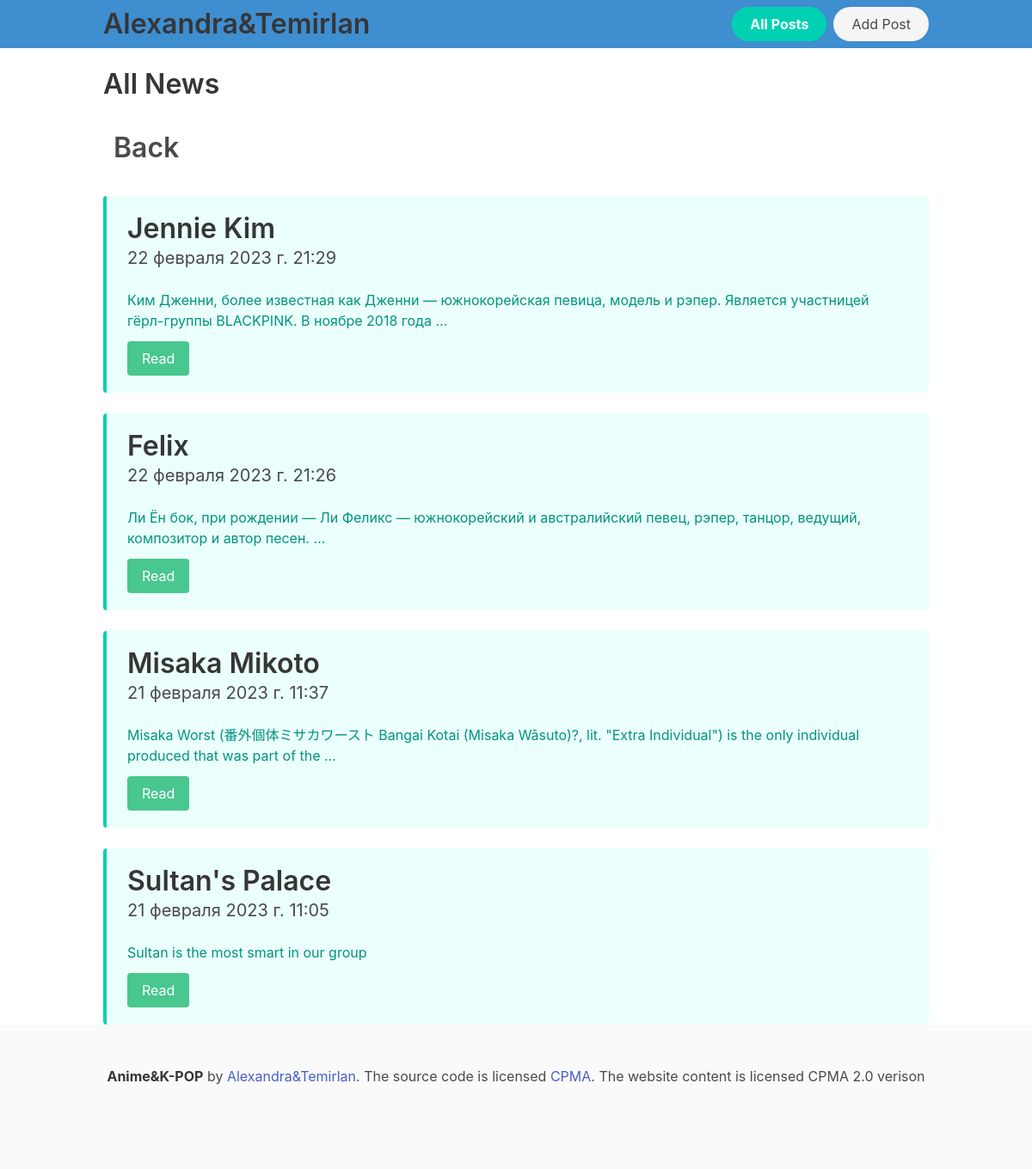
The app's page /all-news with its own data.
### appBulma/models.py (models this page shows, shortened)
class Post(models.Model):
    title = models.CharField('Title', max_length=255)
    imagePost = models.CharField('Image', max_length=500, blank=True, null=True)
    contentPost = models.TextField('Content')
    dataPost = models.DateTimeField('Data published', default=datetime.now)
    class Meta:
        verbose_name = 'post'
        verbose_name_plural = 'posts'

### appBulma/views.py (the view)
# urls.py: path('all-news', views.allPost, name='allPost'),
def allPost(request):
    posts = Post.objects.all().order_by('-dataPost')
    return render(request, "site/all-news.html", {
        'posts':posts
    })

### appBulma/templates/site/all-news.html (shortened to what this page needs)
{% extends '../base.html' %}
{% block content %}
  <div class="container">
    <h1 class="title mt-5 mb-5">All News</h1>
    <h1 class="title"><a class="navbar-item" href="{% url 'homePage' %}">Back</a></h1>
      {% for post in posts %}
        <article class="message is-primary">
            <div class="message-body">
                <h3 class="title mb-5">{{ post.title }}</h3>
                <h4 class="subtitle mb-5">{{ post.dataPost }}</h4>
                <p class="mb-3">{{ post.contentPost|truncatewords:20 }}</p>
                <a href="{% url 'postDetail' pk=post.pk %}" class="button is-success">Read</a>
            </div>
        </article>
      {% endfor %}
  </div>
{% endblock%}

### appBulma/templates/base.html (shortened to what this page needs)
{% load static %}
<!DOCTYPE html>
<html lang="en">
<head>
    <link rel="stylesheet" href="{% static './css/all.css' %}">
</head>
<body>
    <nav class="navbar is-info mb-5" role="navigation" aria-label="main navigation">
        <div class="container">
            <div class="navbar-brand">
                <a class="navbar-item" href="{% url 'homePage' %}">
                  <h1 class="title ">Alexandra&Temirlan</h1>
                </a>
              </div>
              <div id="navbarBasicExample" class="navbar-menu">
                <div class="navbar-end">
                  <div class="navbar-item">
                    <div class="buttons">
                      <a href="{% url 'allPost' %}" class="button is-rounded is-primary">
                        <strong>All Posts</strong>
                      </a>
                      <a href="{% url 'addPost' %}" class="button is-rounded is-light">
                        Add Post
                      </a>
                    </div>
                  </div>
                </div>
              </div>
        </div>
    </nav>
    {% block content %}{% endblock %}
    <footer class="footer is-white">
      <div class="content has-text-centered">
        <p>
          <strong>Anime&K-POP</strong> by <a class="is-primary" target="_blank" href="https://www.instagram.com/_sun4ous/">Alexandra&Temirlan</a>. The source code is licensed
          <a target="_blank" href="https://youtu.be/GHKc3I7uw80">CPMA</a>. The website content
          is licensed CPMA 2.0 verison
        </p>
      </div>
    </footer>
</body>
</html>

### records on screen
Post: title "Jennie Kim", dataPost "22 февраля 2023 г. 21:29", contentPost "Ким Дженни, более известная как Дженни — южнокорейская певица, модель и рэпер. Является участницей гёрл-группы BLACKPINK. В ноябре 2018 года …"
Post: title "Felix", dataPost "22 февраля 2023 г. 21:26", contentPost "Ли Ён бок, при рождении — Ли Феликс — южнокорейский и австралийский певец, рэпер, танцор, ведущий, композитор и автор песен. …"
Post: title "Misaka Mikoto", dataPost "21 февраля 2023 г. 11:37", contentPost "Misaka Worst (番外個体ミサカワースト Bangai Kotai (Misaka Wāsuto)?, lit. \"Extra Individual\") is the only individual produced that was part of the …"
Post: title "Sultan's Palace", dataPost "21 февраля 2023 г. 11:05", contentPost "Sultan is the most smart in our group"
